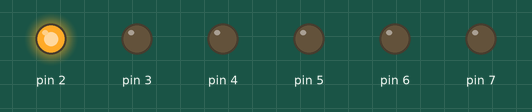
Bench run of a sketch on a simulated Arduino Uno, built with avr-gcc and run on an emulated ATmega328P. On the bench: output pins drawn as LEDs (lit = HIGH).

Above: at 0.1 s.
At 0.7 s:
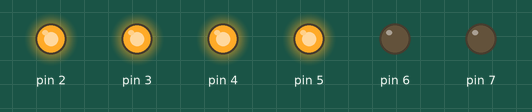
At 1.3 s:
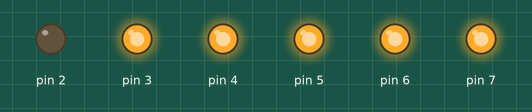
At 2.7 s:
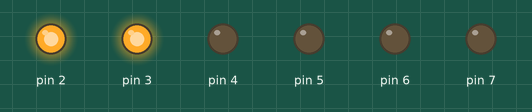
At 3.9 s:
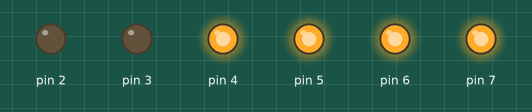
At 5.3 s:
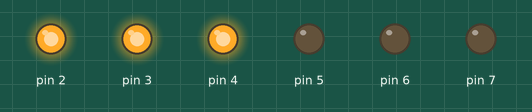
Timing chart, 0 to 5.6 s (numbered marks = the images above):
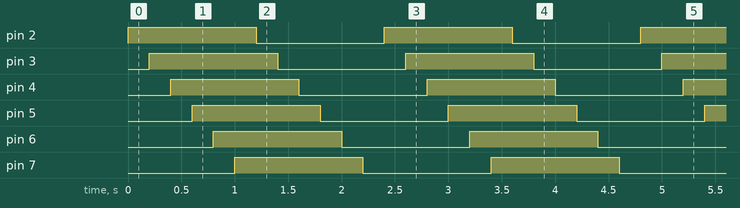

Measured:
- by itself, pin 2–7: alternates HIGH for 1.2 s and LOW for 1.2 s
- by itself, everything shown: repeats every 2.4 s, in 12 steps

The sketch:

project_4_LED_chasing.ino
```cpp
int START = 2 ;  // the I/O pin for the first LED
int END = 8;   // the I/O pin for the last LED

void setup()
{
   for (int i = START; i < END; i ++)
   {
     pinMode(i, OUTPUT);   // set I/O pins as output
   }

}

void loop()
{
   for (int i = START; i < END; i ++)
   {
     digitalWrite(i, HIGH);    // set I/O pins as “high”, turn on LEDs one by one.
     delay(200);        // delay
   }
   for (int i = START; i < END; i ++)
   {
     digitalWrite(i, LOW);    // set I/O pins as “low”, turn off LEDs one by one
     delay(200);        // delay
   }
}
```
